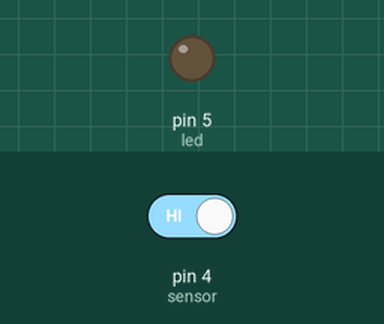
This sketch was run on a simulated Arduino Uno, built with avr-gcc and run on an emulated ATmega328P. Shown: output pins drawn as LEDs (lit = HIGH). The inputs (shaded band) are chosen by the test bench; at power-on: pin 4 (sensor) HIGH. What the sketch prints to the serial monitor is not drawn.

Above: at 1.2 s.
1.3 s: pin 4 (sensor) driven LOW
At 2.5 s:
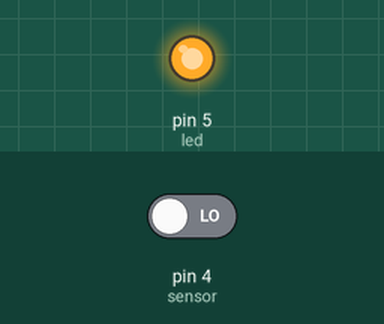
2.8 s: pin 4 (sensor) driven HIGH
At 3.9 s:
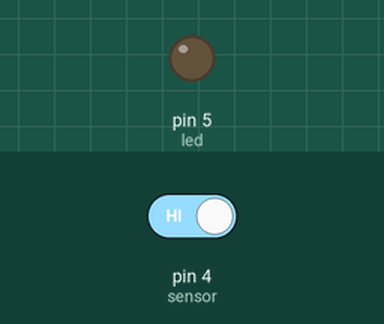
Timing chart, 0 to 5.8 s (numbered marks = the images above; inputs shaded):
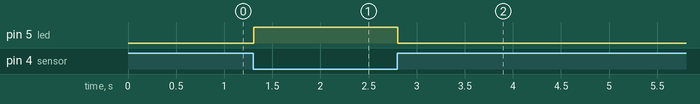

Measured:
- after the input at 1.3 s, pin 5 (led): LOW → HIGH at once
- after the input at 2.8 s, pin 5 (led): HIGH → LOW at once

The sketch:

P6-Sound.ino
```cpp
//0:sound;1:NOsound
int sensor=4;
int led=5;

void setup()
{
  pinMode(sensor, INPUT);
  pinMode(led,OUTPUT);
  Serial.begin(9600);
}

void loop()
{
  int state =digitalRead(sensor);
  Serial.println(state);
  if(state==0){
    digitalWrite(led,HIGH);
  } else{
    digitalWrite(led,LOW);
  }
}
```
